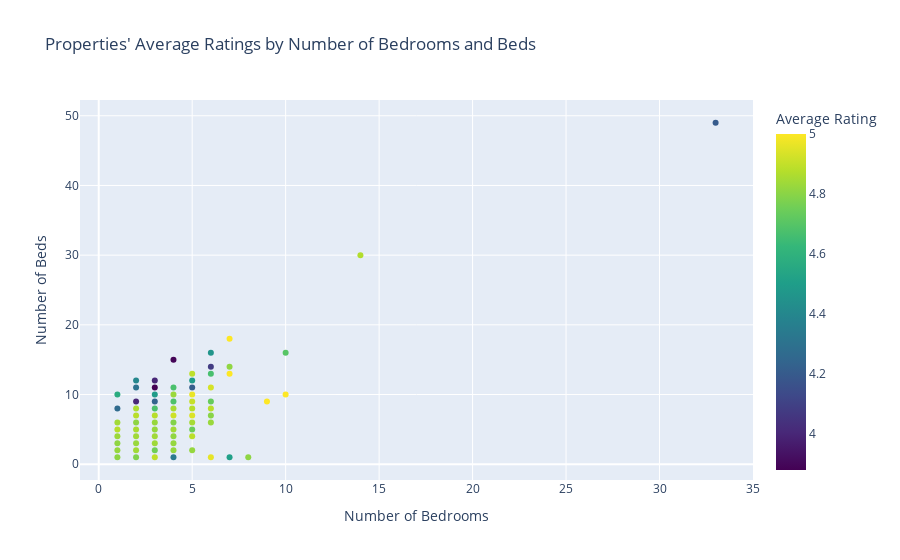

Here is the notebook cell this chart was saved with:
### Code cell
# How does the average rating of properties vary based on the number of bedrooms and beds, as visualized in a bubble plot?


grouped = df.groupby(['bedrooms', 'beds']).agg(avg_rating=('rating', 'mean')).reset_index()

# Create bubble plot
fig = px.scatter(grouped,
                 x='bedrooms',
                 y='beds',
                 color='avg_rating',
                 color_continuous_scale='viridis',
                 hover_data=['avg_rating'],
                 title="Properties' Average Ratings by Number of Bedrooms and Beds")

fig.update_layout(
    xaxis_title="Number of Bedrooms",
    yaxis_title="Number of Beds"
)
fig.update_coloraxes(colorbar_title="Average Rating")

fig.show()

### Figure 1 — Plotly figure (JSON) as saved in the notebook; plotly's stock layout.template omitted (floating-point values rounded to 4 significant figures)
{"data": [{"customdata": [[4.805], [4.821], [4.808], [4.83], [4.875], [4.843], [4.266], [4.57], [4.785], [4.841], [4.827], [4.839], [4.855], [4.808], [4.88], [4.86], [4], [4.3], [4.4], [4.893], [4.754], [4.837], [4.839], [4.821], [4.824], [4.878], [4.674], [4.234], [4.491], [3.878], [4], [4.336], [4.82], [4.82], [4.813], [4.842], [4.788], [4.917], [4.85], [4.682], [4.829], [4.673], [3.89], [4.82], [4.882], [4.745], [4.849], [4.942], [4.875], [4.903], [4.968], [4.21], [4.488], [4.89], [4.96], [4.827], [4.798], [4.882], [4.734], [4.93], [4.667], [4.08], [4.46], [4.51], [5], [4.81], [5], [4.806], [5], [5], [4.7], [4.87], [4.2]], "hovertemplate": "bedrooms=%{x}<br>beds=%{y}<br>avg_rating=%{marker.color}<extra></extra>", "legendgroup": "", "marker": {"color": [4.805, 4.821, 4.808, 4.83, 4.875, 4.843, 4.266, 4.57, 4.785, 4.841, 4.827, 4.839, 4.855, 4.808, 4.88, 4.86, 4, 4.3, 4.4, 4.893, 4.754, 4.837, 4.839, 4.821, 4.824, 4.878, 4.674, 4.234, 4.491, 3.878, 4, 4.336, 4.82, 4.82, 4.813, 4.842, 4.788, 4.917, 4.85, 4.682, 4.829, 4.673, 3.89, 4.82, 4.882, 4.745, 4.849, 4.942, 4.875, 4.903, 4.968, 4.21, 4.488, 4.89, 4.96, 4.827, 4.798, 4.882, 4.734, 4.93, 4.667, 4.08, 4.46, 4.51, 5, 4.81, 5, 4.806, 5, 5, 4.7, 4.87, 4.2], "coloraxis": "coloraxis", "symbol": "circle"}, "mode": "markers", "name": "", "orientation": "v", "showlegend": false, "type": "scatter", "x": [1, 1, 1, 1, 1, 1, 1, 1, 2, 2, 2, 2, 2, 2, 2, 2, 2, 2, 2, 3, 3, 3, 3, 3, 3, 3, 3, 3, 3, 3, 3, 4, 4, 4, 4, 4, 4, 4, 4, 4, 4, 4, 4, 5, 5, 5, 5, 5, 5, 5, 5, 5, 5, 5, 6, 6, 6, 6, 6, 6, 6, 6, 6, 7, 7, 7, 7, 8, 9, 10, 10, 14, 33], "xaxis": "x", "y": [1, 2, 3, 4, 5, 6, 8, 10, 1, 2, 3, 4, 5, 6, 7, 8, 9, 11, 12, 1, 2, 3, 4, 5, 6, 7, 8, 9, 10, 11, 12, 1, 2, 3, 4, 5, 6, 7, 8, 9, 10, 11, 15, 2, 4, 5, 6, 7, 8, 9, 10, 11, 12, 13, 1, 6, 7, 8, 9, 11, 13, 14, 16, 1, 13, 14, 18, 1, 9, 10, 16, 30, 49], "yaxis": "y"}], "layout": {"coloraxis": {"colorbar": {"title": {"text": "Average Rating"}}, "colorscale": [[0, "#440154"], [0.1111, "#482878"], [0.2222, "#3e4989"], [0.3333, "#31688e"], [0.4444, "#26828e"], [0.5556, "#1f9e89"], [0.6667, "#35b779"], [0.7778, "#6ece58"], [0.8889, "#b5de2b"], [1, "#fde725"]]}, "legend": {"tracegroupgap": 0}, "title": {"text": "Properties' Average Ratings by Number of Bedrooms and Beds"}, "xaxis": {"anchor": "y", "domain": [0, 1], "title": {"text": "Number of Bedrooms"}}, "yaxis": {"anchor": "x", "domain": [0, 1], "title": {"text": "Number of Beds"}}}}
